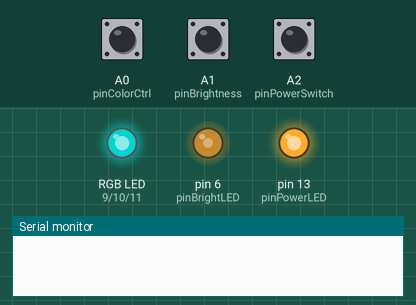
Bench run of a program on a simulated Arduino Uno, built with avr-gcc and run on an emulated ATmega328P. On the bench: an RGB LED mixed from three pins (HIGH = lit), output pins drawn as LEDs (lit = HIGH), the last lines printed to the serial monitor. Inputs (shaded band) come from the test bench; at power-on: A2 (pinPowerSwitch) HIGH, A0 (pinColorCtrl) HIGH, A1 (pinBrightness) HIGH. Dim RGB values are drawn brighter than linear.

Above: at 1.2 s.
1.3 s: A2 (pinPowerSwitch) pulled LOW for 0.15 s
At 2.0 s:
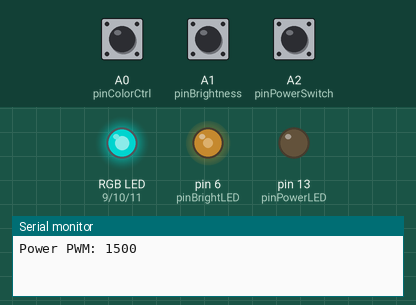
2.9 s: A2 (pinPowerSwitch) pulled LOW for 1 s
At 3.2 s:
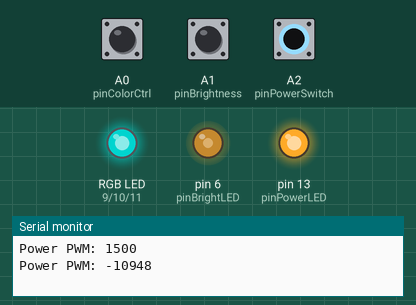
5.4 s: A2 (pinPowerSwitch) pulled LOW for 3.2 s
At 6.3 s:
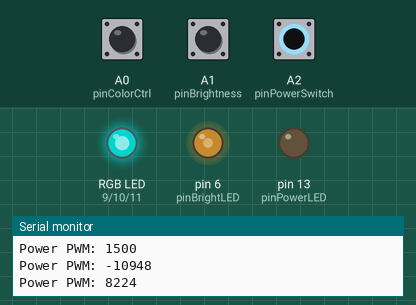
10.1 s: A0 (pinColorCtrl) pulsed LOW 2 times (0.12 s each, 0.3 s apart)
At 11.3 s:
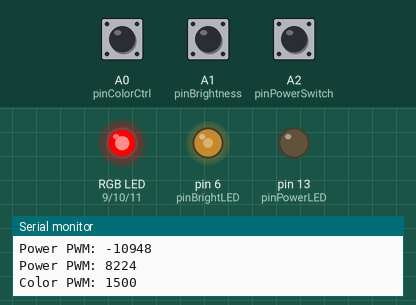
12.2 s: A1 (pinBrightness) pulsed LOW 2 times (0.12 s each, 0.3 s apart)
At 12.9 s:
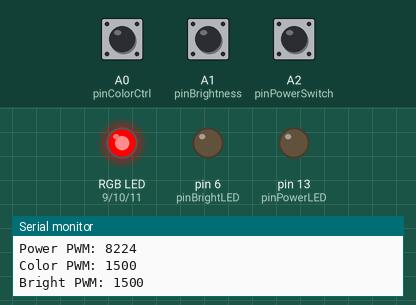
Timing chart, 0 to 15.2 s (numbered marks = the images above; inputs shaded):
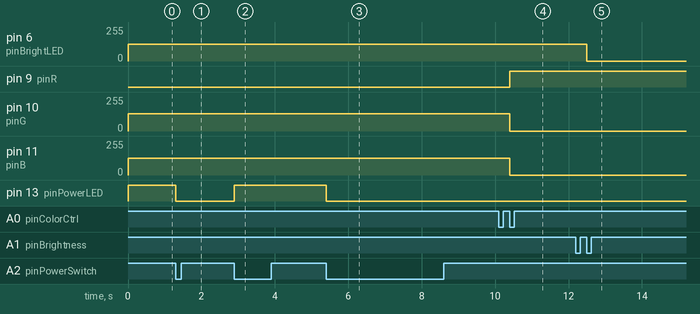

The program:

main.cpp
```cpp
//202001929 김채연
#include <Arduino.h>
#include "PinChangeInterrupt.h"

// ────────────────────────────────────────────────────────────────────────────
// ISR(Interrupt Service Routine) 프로토타입 선언
//  각 수신기 채널 입력 변화 시 호출되어 펄스 폭을 측정합니다.
void isrPowerSwitch();
void isrColorControl();
void isrBrightness();

// ────────────────────────────────────────────────────────────────────────────
// 수신기 채널 입력 핀 정의 (아두이노 아날로그 핀 A0~A2를 PCINT로 사용)
const int pinPowerSwitch = A2;  // 전원 ON/OFF 채널
const int pinColorCtrl   = A0;  // 색상(hue) 조절 채널
const int pinBrightness  = A1;  // 밝기 조절 채널

// ────────────────────────────────────────────────────────────────────────────
// PWM 신호 저장 변수들
volatile int           powerPulseWidth   = 1500; // 전원 채널 펄스 폭(µs), 기본 1500
volatile unsigned long powerStartMicros  = 0;    // 전원 채널 HIGH 시작 시간
volatile bool          newPowerPulse     = false;// 새로운 값 기록 플래그

volatile int           colorPulseWidth   = 1500; // 색상 채널 펄스 폭
volatile unsigned long colorStartMicros  = 0;    // 색상 채널 HIGH 시작 시간
volatile bool          newColorPulse     = false;// 새로운 값 기록 플래그

volatile int           brightPulseWidth  = 1500; // 밝기 채널 펄스 폭
volatile unsigned long brightStartMicros = 0;    // 밝기 채널 HIGH 시작 시간
volatile bool          newBrightPulse    = false;// 새로운 값 기록 플래그

// ────────────────────────────────────────────────────────────────────────────
// 출력 핀 정의
const int pinR         = 9;   // RGB 빨강 채널 (PWM 지원)
const int pinG         = 10;  // RGB 초록 채널 (PWM 지원)
const int pinB         = 11;  // RGB 파랑 채널 (PWM 지원)
const int pinBrightLED = 6;   // 단색 밝기 LED (PWM 지원)
const int pinPowerLED  = 13;  // 전원 상태 표시 LED (디지털)

// ────────────────────────────────────────────────────────────────────────────
void setup() {
  // ★ 수신기 채널 입력 설정 및 PCINT(핀 변경 인터럽트) 연결 ★
  pinMode(pinPowerSwitch, INPUT_PULLUP);
  // A2 핀 상태 변화시 isrPowerSwitch() 호출
  attachPCINT(digitalPinToPCINT(pinPowerSwitch), isrPowerSwitch, CHANGE);

  pinMode(pinColorCtrl, INPUT_PULLUP);
  // A0 핀 상태 변화시 isrColorControl() 호출
  attachPCINT(digitalPinToPCINT(pinColorCtrl), isrColorControl, CHANGE);

  pinMode(pinBrightness, INPUT_PULLUP);
  // A1 핀 상태 변화시 isrBrightness() 호출
  attachPCINT(digitalPinToPCINT(pinBrightness), isrBrightness, CHANGE);

  // ★ LED 출력 핀 모드 설정 ★
  pinMode(pinR, OUTPUT);
  pinMode(pinG, OUTPUT);
  pinMode(pinB, OUTPUT);
  pinMode(pinBrightLED, OUTPUT);
  pinMode(pinPowerLED, OUTPUT);

  // 시리얼 통신 시작 (디버깅용)
  Serial.begin(9600);
}

void loop() {
  // ── 1) PWM 신호 값을 로컬 변수로 복사 ──────────────────────────────────
  int pwmPower  = powerPulseWidth;   // 전원 스위치 채널 PWM 값
  int pwmColor  = colorPulseWidth;   // 색상 조절 채널 PWM 값
  int pwmBright = brightPulseWidth;  // 밝기 조절 채널 PWM 값

  // ── 2) 밝기 값 매핑: 리모컨 PWM(1000~2000µs) → 0~255 범위로 변환 ──────
  int brightness = map(pwmBright, 1000, 2000, 0, 255);
  brightness = constrain(brightness, 0, 255); // 단색 밝기 LED에만 사용

  // ── 3) 색상 값 매핑: hue 값으로 변환 (0~255) ───────────────────────────
  int hue = map(pwmColor, 1000, 2000, 0, 255);
  hue = constrain(hue, 0, 255); // RGB 색상에만 사용

  // ── 4) HSV → RGB 변환 (단순 3구간 분할 방식) ───────────────────────────
  int r = 0, g = 0, b = 0;
  if (hue < 85) {
    r = 255 - hue * 3;
    g = hue * 3;
    b = 0;
  } else if (hue < 170) {
    int h2 = hue - 85;
    r = 0;
    g = 255 - h2 * 3;
    b = h2 * 3;
  } else {
    int h2 = hue - 170;
    r = h2 * 3;
    g = 0;
    b = 255 - h2 * 3;
  }

  // ── 5) 전원 스위치: 전원 상태 LED만 제어 (13번 핀) ──────────────────────
  if (pwmPower < 1500) {
    digitalWrite(pinPowerLED, LOW); // 전원 OFF 표시
  } else {
    digitalWrite(pinPowerLED, HIGH); // 전원 ON 표시
  }

  // ── 6) 색상 조절 스틱 → RGB LED 제어 (밝기 적용 없이 색상만) ────────────
  analogWrite(pinR, r); // 빨강 채널
  analogWrite(pinG, g); // 초록 채널
  analogWrite(pinB, b); // 파랑 채널

  // ── 7) 밝기 조절 스틱 → 단색 LED 제어 (6번 핀) ─────────────────────────
  analogWrite(pinBrightLED, brightness); // 밝기 반영

  // ── 8) 디버깅 출력: 새로운 값 들어왔을 때만 한 번 출력 ─────────────────
  if (newPowerPulse) {
    Serial.print("Power PWM: ");
    Serial.println(pwmPower);
    newPowerPulse = false;
  }

  if (newColorPulse) {
    Serial.print("Color PWM: ");
    Serial.println(pwmColor);
    newColorPulse = false;
  }

  if (newBrightPulse) {
    Serial.print("Bright PWM: ");
    Serial.println(pwmBright);
    newBrightPulse = false;
  }
}

// ────────────────────────────────────────────────────────────────────────────
// ISR 정의: PCINT 인터럽트 발생 시 호출되어 'HIGH→LOW' 구간의 길이(펄스 폭)를 측정

// 전원 스위치 채널 ISR
void isrPowerSwitch() {
  if (digitalRead(pinPowerSwitch) == HIGH) {
    // HIGH 엣지: 펄스 시작 지점 저장
    powerStartMicros = micros();
  } else {
    // LOW 엣지: 현재 시간 - 시작 시간 = 펄스 폭 계산
    powerPulseWidth = micros() - powerStartMicros;
    newPowerPulse = true;  // loop()에서 처리할 수 있도록 플래그 설정
  }
}

// 색상 조절 채널 ISR
void isrColorControl() {
  if (digitalRead(pinColorCtrl) == HIGH) {
    colorStartMicros = micros();
  } else if (colorStartMicros) {
    colorPulseWidth = micros() - colorStartMicros;
    newColorPulse = true;
  }
}

// 밝기 조절 채널 ISR
void isrBrightness() {
  if (digitalRead(pinBrightness) == HIGH) {
    brightStartMicros = micros();
  } else if (brightStartMicros) {
    brightPulseWidth = micros() - brightStartMicros;
    newBrightPulse = true;
  }
}
```

Measured:
- after the input at 1.3 s, pin 13 (pinPowerLED): HIGH → LOW at once
- after the input at 2.9 s, pin 13 (pinPowerLED): LOW → HIGH at once
- after the input at 5.4 s, pin 13 (pinPowerLED): HIGH → LOW at once
- after the input at 10.1 s, pin 9 (pinR): LOW → HIGH after 0.30 s; pin 10 (pinG): 129/255 → 0/255 after 0.30 s; pin 11 (pinB): 126/255 → 0/255 after 0.30 s
- after the input at 12.2 s, pin 6 (pinBrightLED): 127/255 → 0/255 after 0.30 s
